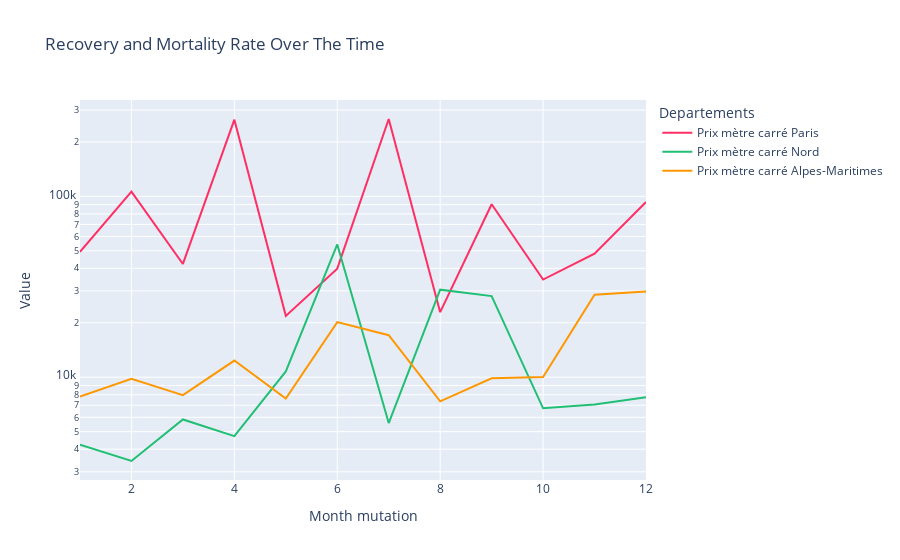

Notebook code for this chart:
### Code cell
temp = data[(data["Type local"] != "Dépendance")].reset_index(drop = True)

temp['Prix mètre carré Paris'] = temp[(temp["Code departement"] == '75')]["Valeur fonciere"]/temp[(temp["Code departement"] == '75')]["Surface reelle bati"]

temp['Prix mètre carré Nord'] = temp[(temp["Code departement"] == '59')]["Valeur fonciere"]/temp[(temp["Code departement"] == '59')]["Surface reelle bati"]

temp['Prix mètre carré Alpes-Maritimes'] = temp[(temp["Code departement"] == '6')]["Valeur fonciere"]/temp[(temp["Code departement"] == '6')]["Surface reelle bati"]
temp =temp.replace(np.inf, np.nan)
display(temp['Prix mètre carré Paris'].mean())


# temp['No. of Recovered to 1 Death Case'] = round(temp['Recovered']/temp['Deaths'], 3)
temp = temp.groupby('Month mutation')["Prix mètre carré Paris","Prix mètre carré Nord","Prix mètre carré Alpes-Maritimes"].mean().reset_index()

temp = temp.melt(id_vars='Month mutation', value_vars=['Prix mètre carré Paris','Prix mètre carré Nord','Prix mètre carré Alpes-Maritimes'], 
                 var_name='Departements', value_name='Value')
dth = '#ff2e63' 
rec = '#21bf73'
fig = px.line(temp, x="Month mutation", y="Value", color='Departements', log_y=True, 
              title='Recovery and Mortality Rate Over The Time', color_discrete_sequence=[dth, rec,act])
fig.show()

### Figure 1 — Plotly figure (JSON) as saved in the notebook; plotly's stock layout.template omitted (floating-point values rounded to 4 significant figures)
{"data": [{"hovertemplate": "Departements=Prix mètre carré Paris<br>Month mutation=%{x}<br>Value=%{y}<extra></extra>", "legendgroup": "Prix mètre carré Paris", "line": {"color": "#ff2e63", "dash": "solid"}, "marker": {"symbol": "circle"}, "mode": "lines", "name": "Prix mètre carré Paris", "orientation": "v", "showlegend": true, "type": "scatter", "x": [1, 2, 3, 4, 5, 6, 7, 8, 9, 10, 11, 12], "xaxis": "x", "y": [49320.0, 106300.0, 42290.0, 265400.0, 21840.0, 39830.0, 267800.0, 22890.0, 90420.0, 34670.0, 48260.0, 93120.0], "yaxis": "y"}, {"hovertemplate": "Departements=Prix mètre carré Nord<br>Month mutation=%{x}<br>Value=%{y}<extra></extra>", "legendgroup": "Prix mètre carré Nord", "line": {"color": "#21bf73", "dash": "solid"}, "marker": {"symbol": "circle"}, "mode": "lines", "name": "Prix mètre carré Nord", "orientation": "v", "showlegend": true, "type": "scatter", "x": [1, 2, 3, 4, 5, 6, 7, 8, 9, 10, 11, 12], "xaxis": "x", "y": [4231.0, 3442.0, 5841.0, 4724.0, 10770.0, 54200.0, 5578.0, 30490.0, 28100.0, 6731.0, 7068.0, 7741.0], "yaxis": "y"}, {"hovertemplate": "Departements=Prix mètre carré Alpes-Maritimes<br>Month mutation=%{x}<br>Value=%{y}<extra></extra>", "legendgroup": "Prix mètre carré Alpes-Maritimes", "line": {"color": "#fe9801", "dash": "solid"}, "marker": {"symbol": "circle"}, "mode": "lines", "name": "Prix mètre carré Alpes-Maritimes", "orientation": "v", "showlegend": true, "type": "scatter", "x": [1, 2, 3, 4, 5, 6, 7, 8, 9, 10, 11, 12], "xaxis": "x", "y": [7813.0, 9795.0, 7960.0, 12360.0, 7615.0, 20170.0, 17080.0, 7356.0, 9863.0, 10020.0, 28610.0, 29790.0], "yaxis": "y"}], "layout": {"legend": {"title": {"text": "Departements"}, "tracegroupgap": 0}, "title": {"text": "Recovery and Mortality Rate Over The Time"}, "xaxis": {"anchor": "y", "domain": [0, 1], "title": {"text": "Month mutation"}}, "yaxis": {"anchor": "x", "domain": [0, 1], "title": {"text": "Value"}, "type": "log"}}}
